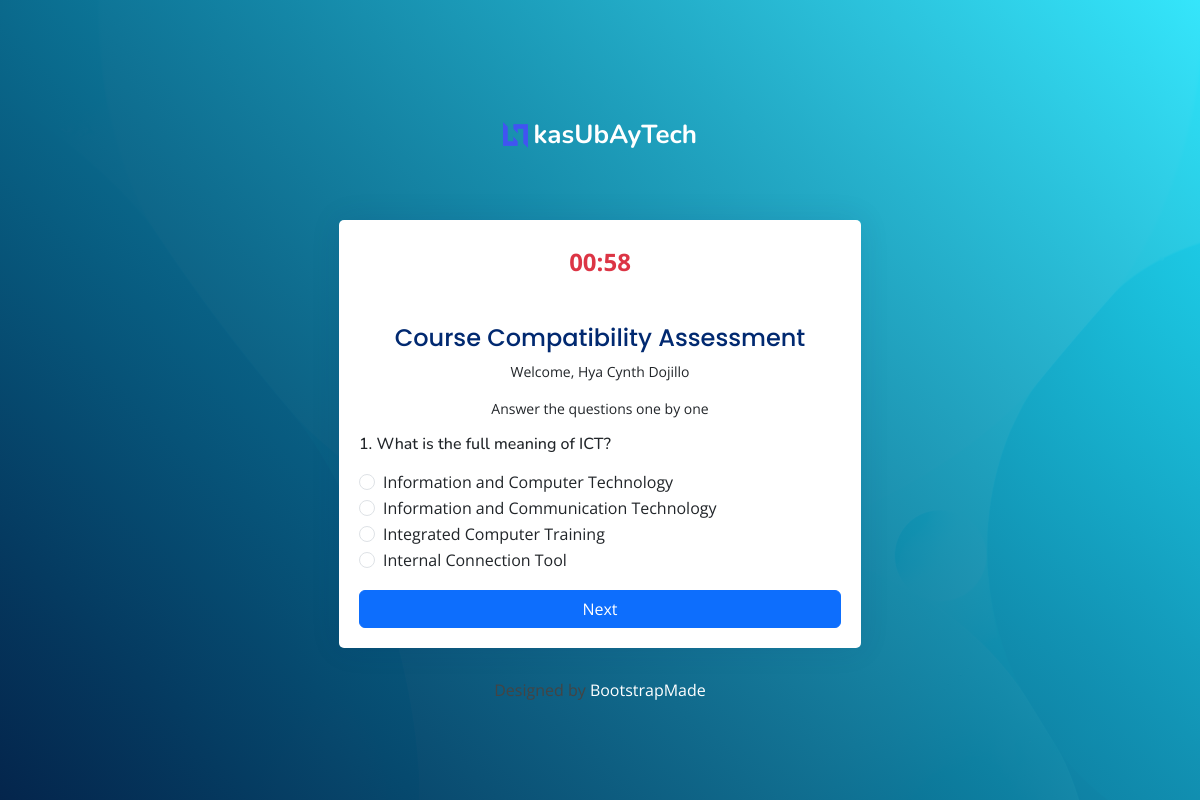
Page /client/assessment.php?id=1 on the committed database.
### tables this page shows
CREATE TABLE `client` (
  `id` int(11) NOT NULL,
  `firstname` varchar(100) NOT NULL,
  `middlename` varchar(100) NOT NULL,
  `lastname` varchar(100) NOT NULL,
  `created_at` timestamp NOT NULL DEFAULT current_timestamp()
);

CREATE TABLE `questions` (
  `id` int(11) NOT NULL,
  `question_text` text NOT NULL,
  `question_type` enum('single','multiple') NOT NULL DEFAULT 'single',
  `category` enum('IS','IT','CS','DIAGNOSTIC') DEFAULT 'DIAGNOSTIC',
  `difficulty` enum('EASY','MEDIUM','HARD') DEFAULT 'MEDIUM',
  `weight` int(11) DEFAULT 1,
  `correct_option` enum('A','B','C','D') DEFAULT NULL,
  `option_a` varchar(255) DEFAULT NULL,
  `option_b` varchar(255) DEFAULT NULL,
  `option_c` varchar(255) DEFAULT NULL,
  `option_d` varchar(255) DEFAULT NULL,
  `topic` varchar(100) DEFAULT NULL,
  `is_correct_answer` int(11) DEFAULT NULL COMMENT 'Option ID that is the correct answer',
  `order_number` int(11) NOT NULL DEFAULT 0,
  `is_active` tinyint(1) NOT NULL DEFAULT 1,
  `created_at` timestamp NOT NULL DEFAULT current_timestamp(),
  `updated_at` timestamp NOT NULL DEFAULT current_timestamp() ON UPDATE current_timestamp()
);

CREATE TABLE `answer_options` (
  `id` int(11) NOT NULL,
  `question_id` int(11) NOT NULL,
  `option_text` varchar(255) NOT NULL,
  `it_score` decimal(5,2) NOT NULL DEFAULT 0.00 COMMENT 'Score for IT course compatibility',
  `cs_score` decimal(5,2) NOT NULL DEFAULT 0.00 COMMENT 'Score for CS course compatibility',
  `is_score` decimal(5,2) NOT NULL DEFAULT 0.00 COMMENT 'Score for IS course compatibility',
  `created_at` timestamp NOT NULL DEFAULT current_timestamp()
);

### client/assessment.php (the view, shortened to what this page needs)
<?php
include '../database/config.php';
$reference_id = intval($_GET['id']);
$stmt = $conn->prepare("SELECT id, firstname, middlename, lastname FROM client WHERE id = ?");
$stmt->bind_param("i", $reference_id);
$stmt->execute();
$client_result = $stmt->get_result();
$client = $client_result->fetch_assoc();
$questions_result = $conn->query("SELECT * FROM questions WHERE is_active = 1 ORDER BY order_number, id");
$questions = $questions_result->fetch_all(MYSQLI_ASSOC);
foreach ($questions as &$question) {
    $qid = $question['id'];
    $options_result = $conn->query("SELECT * FROM answer_options WHERE question_id = $qid ORDER BY id");
}
?>
<!DOCTYPE html>
<html lang="en">
<head>
    <link href="assets/vendor/bootstrap/css/bootstrap.min.css" rel="stylesheet">
    <link href="assets/vendor/bootstrap-icons/bootstrap-icons.css" rel="stylesheet">
    <link href="assets/vendor/boxicons/css/boxicons.min.css" rel="stylesheet">
    <link href="assets/vendor/quill/quill.snow.css" rel="stylesheet">
    <link href="assets/vendor/quill/quill.bubble.css" rel="stylesheet">
    <link href="assets/vendor/remixicon/remixicon.css" rel="stylesheet">
    <link href="assets/vendor/simple-datatables/style.css" rel="stylesheet">
    <link href="assets/css/style.css" rel="stylesheet">
</head>
<body>
    <main>
        <section
            class="hero accent-background section register min-vh-100 d-flex flex-column align-items-center justify-content-center py-4">
            <div class="container">
                <div class="row justify-content-center">
                    <div class="col-lg-6 col-md-8 d-flex flex-column align-items-center justify-content-center">
                        <div class="d-flex justify-content-center py-4">
                            <a href="../index.php" class="logo d-flex align-items-center w-auto">
                                <img src="assets/img/logo.png" alt="">
                                <span class="d-none d-lg-block text-white">kasUbAyTech</span>
                            </a>
                        </div>
                        <div class="container mt-5">
                            <div class="card">
                                <div class="d-flex justify-content-center py-4">
                                    <div id="timer" class="fw-bold fs-4 text-danger">01:00</div>
                                </div>
                                <div class="card-body" id="quizCard">
                                    <h5 class="card-title text-center pb-0 fs-4">Course Compatibility Assessment</h5>
                                    <p class="text-center small">Welcome, <?php echo htmlspecialchars($client['firstname'] . ' ' . $client['lastname']); ?></p>
                                    <p class="text-center small">Answer the questions one by one</p>
                                    <form id="quizForm">
                                        <?php
                                        $qIndex = 0;
                                        foreach ($questions as $question):
                                            $qIndex++;
                                            $qId = $question['id'];
                                            $isMultiple = $question['question_type'] === 'multiple';
                                            $inputType = $isMultiple ? 'checkbox' : 'radio';
                                            $inputName = $isMultiple ? "q{$qId}[]" : "q{$qId}";
                                        ?>
                                        <div class="question d-none" id="question<?php echo $qId; ?>" data-question-id="<?php echo $qId; ?>" data-type="<?php echo $question['question_type']; ?>">
                                            <h6 class="mb-3"><?php echo $qIndex; ?>. <?php echo htmlspecialchars($question['question_text']); ?></h6>
                                            <?php foreach ($question['options'] as $option): ?>
                                            <div class="form-check">
                                                <input class="form-check-input" type="<?php echo $inputType; ?>"
                                                    name="<?php echo $inputName; ?>"
                                                    id="q<?php echo $qId; ?>_opt<?php echo $option['id']; ?>"
                                                    value="<?php echo $option['id']; ?>"
                                                    <?php echo !$isMultiple ? 'required' : ''; ?>>
                                                <label class="form-check-label" for="q<?php echo $qId; ?>_opt<?php echo $option['id']; ?>">
                                                    <?php echo htmlspecialchars($option['option_text']); ?>
                                                </label>
                                            </div>
                                            <?php endforeach; ?>
                                            <?php if ($qIndex < count($questions)): ?>
                                            <button type="button" class="btn btn-primary w-100 mt-3 next-btn">Next</button>
                                            <?php else: ?>
                                            <button type="submit" class="btn btn-success w-100 mt-3">Submit Answers</button>
                                            <?php endif; ?>
                                        </div>
                                        <?php endforeach; ?>
                                    </form>
                                </div>
                            </div>
                        </div>
                        <div class="credits">
                            Designed by <a href="https://bootstrapmade.com/" class="text-white">BootstrapMade</a>
                        </div>
                    </div>
                </div>
            </div>
        </section>
    </main>
</body>
</html>

### client/assets/css/style.css (style rules this page uses)
:root { --background-color: #ffffff; --default-color: #444444; --heading-color: #01eef1; --accent-color: #04254c; --surface-color: #ffffff; --contrast-color: #ffffff; }
:root { --nav-color: rgba( 255, 255, 255, 0.8 ); --nav-hover-color: #ffffff; --nav-mobile-background-color: #ffffff; --nav-dropdown-background-color: #ffffff; --nav-dropdown-color: #444444; --nav-dropdown-hover-color: #04254c; }
.accent-background { --background-color: #04254c; --default-color: #ffffff; --heading-color: #ffffff; --accent-color: #ffffff; --surface-color: #26e4fe; --contrast-color: #ffffff; }
:root { scroll-behavior: smooth; }
body { font-family: 'Open Sans', sans-serif; background: #f6f9ff; color: #444444; }
a { color: #4154f1; text-decoration: none; }
h1, h2, h3, h4, h5, h6 { font-family: 'Nunito', sans-serif; }
.hero { width: 100%; min-height: 100vh; position: relative; padding: 120px 0 60px 0; display: flex; align-items: center; background: linear-gradient( 45deg, var(--background-color) 0%, color-mix(in srgb, var(--surface-color), transparent 10%) 100% ), url('../img/hero-bg.jpg') center center no-repeat; background-size: cover; }
.card { margin-bottom: 30px; border: none; border-radius: 5px; box-shadow: 0px 0 30px rgba(1, 41, 112, 0.1); }
.card-title { padding: 20px 0 15px 0; font-size: 18px; font-weight: 500; color: #012970; font-family: 'Poppins', sans-serif; }
.card-body { padding: 0 20px 20px 20px; }
.logo { line-height: 1; }
@media (min-width: 1200px) { .logo { width: 280px; } }
.logo img { max-height: 26px; margin-right: 6px; }
.logo span { font-size: 26px; font-weight: 700; color: #012970; font-family: 'Nunito', sans-serif; }

### rows in the picture
client: firstname+lastname "Hya Cynth Dojillo"
questions: question_text "What is the full meaning of ICT?", question_type "☐ Information and Computer Techn", question_type "☐ Information and Communication", question_type "☐ Integrated Computer Training", question_type "☐ Internal Connection Tool"
answer_options: option_text "Information and Computer Technology"
answer_options: option_text "Information and Communication Technology"
answer_options: option_text "Integrated Computer Training"
answer_options: option_text "Internal Connection Tool"
